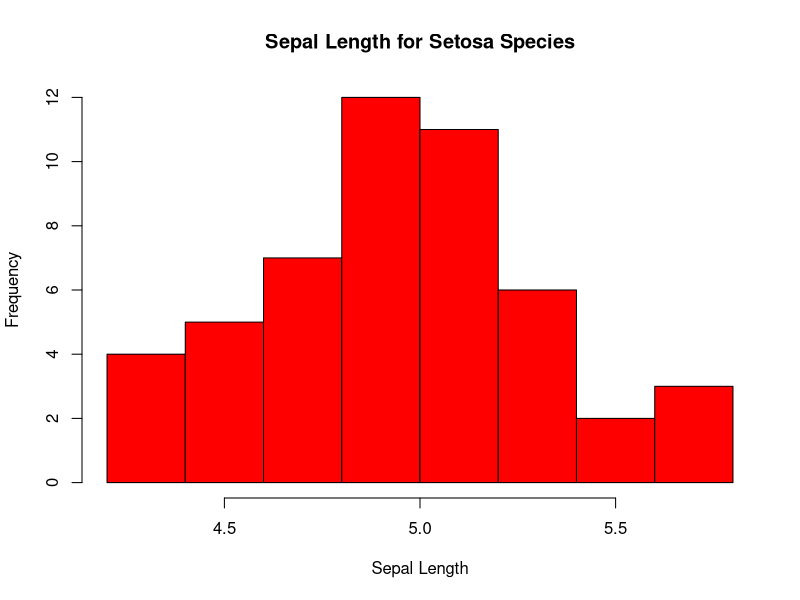
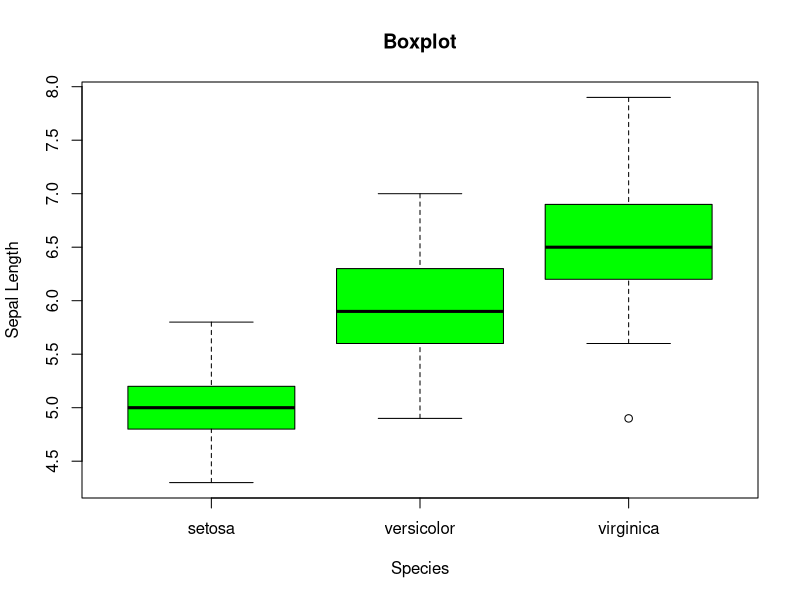
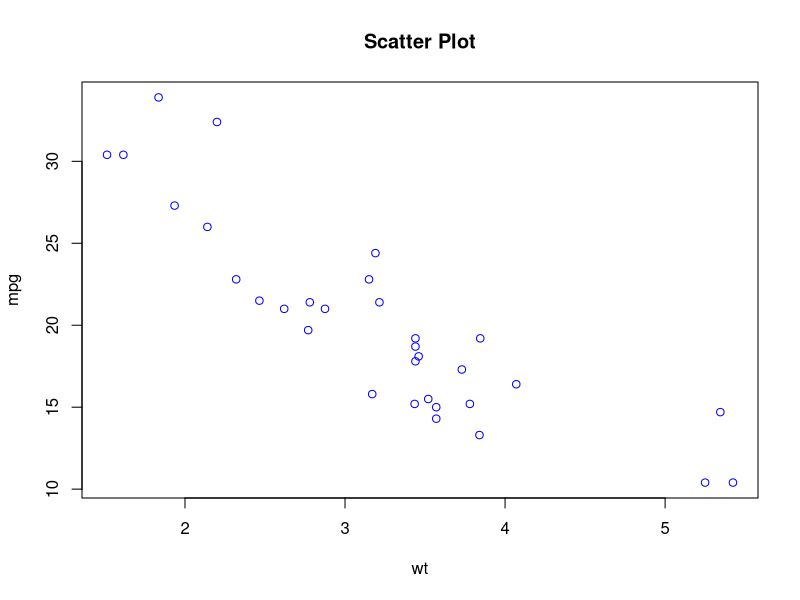
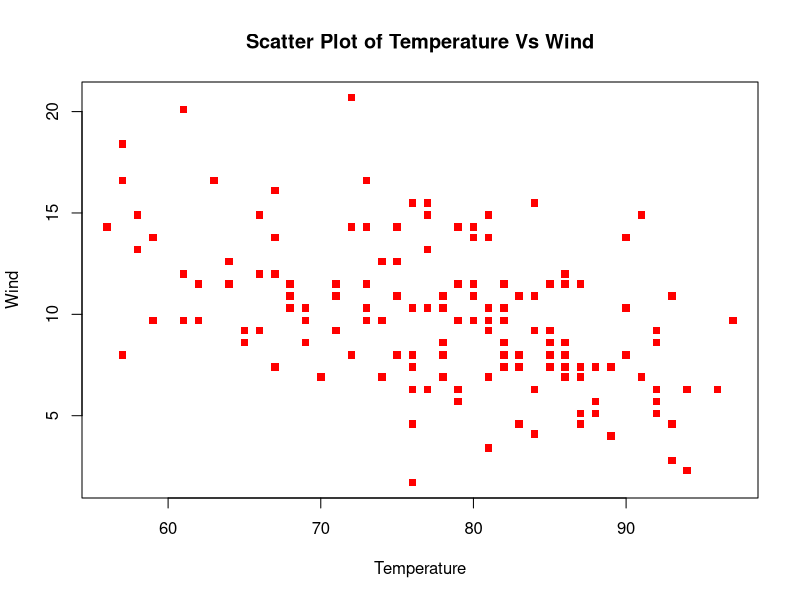

Write R code to recreate these figures, in order.
#Task 1 Data Exploration and Summary:

data()
library(tidyr)
library(tidyverse)
# Load iris,mtcars,air quality
data("iris")
data("mtcars")
data("airquality")

View(iris)
View(mtcars)
View(airquality)


#display the first 6 rows of the data set

head(iris)
head(mtcars)
head(airquality)

#Summary

summary(iris)
summary(mtcars)
summary(airquality)

#Structure

str(iris)
str(mtcars)
str(airquality)

#Task 2: Data Manipulation

#iris data set where species is setosa

iris %>% 
  filter(Species == "setosa")

#New Column

iris_new <- iris %>% 
  mutate(new.sepal = Sepal.Length/Sepal.Width)

iris_new

#Mtcars mean miles per gallon for cars with 4,6,8 cylinders

mtcars_new <- mtcars %>% 
  mutate(hp_per_cycle = hp/cyl)
mtcars_new

#Air quality Data set

head(airquality)

median_ozone <- median(airquality$Ozone ,na.rm = TRUE)

print(median_ozone)

airquality$Ozone <- ifelse(is.na(airquality$Ozone),median_ozone,airquality$Ozone)

airquality

airquality_new <- airquality %>% 
  mutate(Temp_Fahrenheit = Temp*(9/5) + 32)

airquality_new

#Task 3 Basic Data Analytics

setosa_iris <- iris %>% 
  filter(Species == "setosa")
hist(setosa_iris$Sepal.Length,
     main = "Sepal Length for Setosa Species"
     ,xlab = "Sepal Length",
     col = "red")
boxplot(Sepal.Length ~ Species,data = iris,xlabe = "Species",
        ylab = "Sepal Length",
        main = "Boxplot",
        col = "green")

#mtcars dataset

plot(mtcars$wt,mtcars$mpg,main = "Scatter Plot", xlab = "wt", ylab = "mpg",
     col = "blue")
#correlation matrix 
cor(mtcars)

#Air quality Data set

plot(airquality$Temp,airquality$Wind,main = "Scatter Plot of Temperature Vs Wind",
     xlab = "Temperature",
     ylab ="Wind",
     col = "red",pch = 15)

#Task 4: Data Aggregation

#iris Data set

mean1 <- mean(iris$Sepal.Length)
mean2 <- mean(iris$Petal.Length)

cat(mean1,mean2)

#mtcars

median_mtcars <- mtcars %>% 
  group_by(cyl) %>% 
  summarise(across(where(is.numeric),median))
median_mtcars


#aggregate dataset


